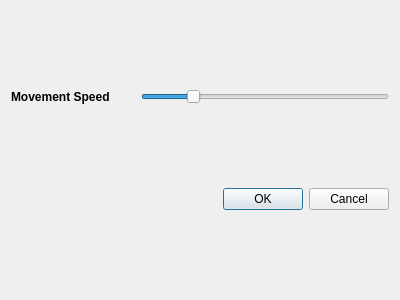
<?xml version="1.0" encoding="UTF-8"?>
<ui version="4.0">
 <class>ConfigDialog</class>
 <widget class="QDialog" name="ConfigDialog">
  <property name="geometry">
   <rect>
    <x>0</x>
    <y>0</y>
    <width>400</width>
    <height>300</height>
   </rect>
  </property>
  <property name="windowTitle">
   <string>Dialog</string>
  </property>
  <layout class="QGridLayout" name="gridLayout_2">
   <item row="0" column="0">
    <layout class="QGridLayout" name="gridLayout" columnstretch="1,2">
     <item row="0" column="0">
      <widget class="QLabel" name="movementSpeedLabel">
       <property name="font">
        <font>
         <weight>75</weight>
         <bold>true</bold>
        </font>
       </property>
       <property name="text">
        <string>Movement Speed</string>
       </property>
      </widget>
     </item>
     <item row="0" column="1">
      <widget class="QSlider" name="movementSpeedSlider">
       <property name="minimum">
        <number>1</number>
       </property>
       <property name="maximum">
        <number>100</number>
       </property>
       <property name="value">
        <number>20</number>
       </property>
       <property name="orientation">
        <enum>Qt::Horizontal</enum>
       </property>
       <property name="invertedAppearance">
        <bool>false</bool>
       </property>
      </widget>
     </item>
    </layout>
   </item>
   <item row="1" column="0">
    <widget class="QDialogButtonBox" name="buttonBox">
     <property name="orientation">
      <enum>Qt::Horizontal</enum>
     </property>
     <property name="standardButtons">
      <set>QDialogButtonBox::Cancel|QDialogButtonBox::Ok</set>
     </property>
    </widget>
   </item>
  </layout>
 </widget>
 <resources/>
 <connections>
  <connection>
   <sender>buttonBox</sender>
   <signal>accepted()</signal>
   <receiver>ConfigDialog</receiver>
   <slot>accept()</slot>
   <hints>
    <hint type="sourcelabel">
     <x>248</x>
     <y>254</y>
    </hint>
    <hint type="destinationlabel">
     <x>157</x>
     <y>274</y>
    </hint>
   </hints>
  </connection>
  <connection>
   <sender>buttonBox</sender>
   <signal>rejected()</signal>
   <receiver>ConfigDialog</receiver>
   <slot>reject()</slot>
   <hints>
    <hint type="sourcelabel">
     <x>316</x>
     <y>260</y>
    </hint>
    <hint type="destinationlabel">
     <x>286</x>
     <y>274</y>
    </hint>
   </hints>
  </connection>
 </connections>
</ui>
